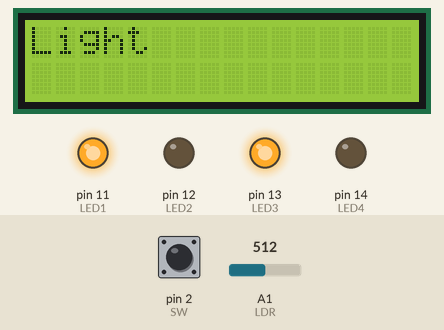
Simulated run of this sketch. Board: Arduino Uno, built with avr-gcc and run on an emulated ATmega328P. On the bench: 16×2 character LCD, output pins drawn as LEDs (lit = HIGH). The inputs (shaded band) are chosen by the test bench; at power-on: A1 (LDR) = 512, pin 2 (SW) HIGH.

Above: at 1.2 s.
1.3 s: A1 (LDR) set to 490
At 3.6 s:
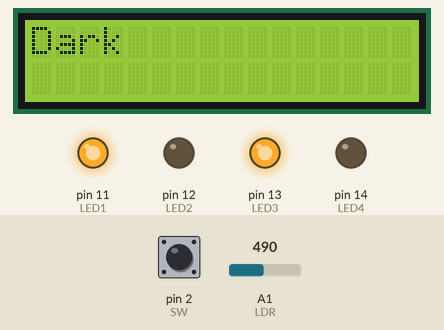
4.3 s: pin 2 (SW) pulled LOW for 0.15 s
At 4.9 s:
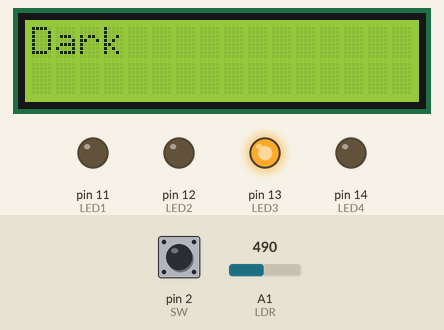
5.0 s: pin 2 (SW) pulled LOW for 1 s
At 5.32 s:
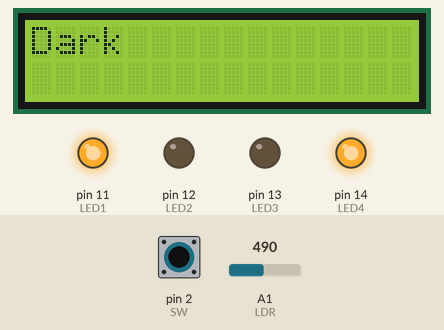
6.6 s: pin 2 (SW) pulled LOW for 3.2 s
At 8.9 s:
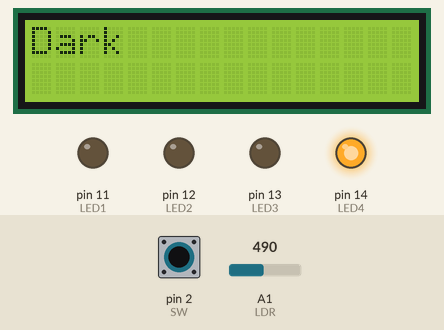
Timing chart, 0 to 11.4 s (numbered marks = the images above; inputs shaded):
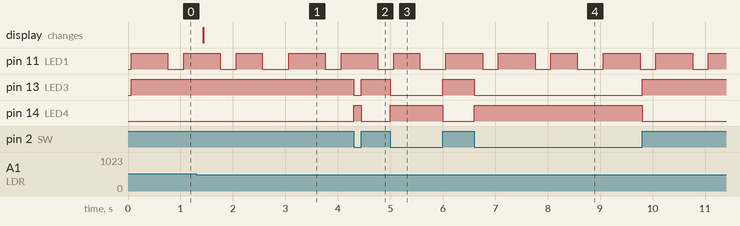

Measured:
- the behaviour switches between 500 and 499 on A1 (LDR) (found by bisection; images 0 and 1)
- after the input at 1.3 s, the display: changes after 0.13 s (image 1)
- after the input at 4.3 s, pin 13 (LED3): HIGH → LOW at once, → HIGH 0.15 s later; pin 14 (LED4): LOW → HIGH at once, → LOW 0.15 s later
- after the input at 5.0 s, pin 13 (LED3): HIGH → LOW at once, → HIGH 1.0 s later; pin 14 (LED4): LOW → HIGH at once, → LOW 1.0 s later
- after the input at 6.6 s, pin 13 (LED3): HIGH → LOW at once, → HIGH 3.2 s later; pin 14 (LED4): LOW → HIGH at once, → LOW 3.2 s later

The sketch:

practice_protothread2.ino
```cpp
#include <pt.h>
#include <LiquidCrystal.h>

#define PT_DELAY(pt, ms, ts) \
	ts = millis(); \
	PT_WAIT_WHILE(pt, millis() - ts < (ms));

#define LED1 11
#define LED2 12
#define LED3 13
#define LED4 14
#define LDR A1
#define SW 2

struct pt pt_taskLED1;
struct pt pt_taskLED2;
struct pt pt_taskLDR;
struct pt pt_taskSW;

LiquidCrystal lcd(8, 9, 4, 5, 6, 7);

void setup()
{
	pinMode(LED1, OUTPUT);
	pinMode(LED2, OUTPUT);
	pinMode(LED3, OUTPUT);
	pinMode(LED4, OUTPUT);
	pinMode(SW, INPUT);
	pinMode(LDR, INPUT);
	lcd.begin(16, 2);
}

PT_THREAD(taskLED1(struct pt* pt))
{
	static uint32_t ts;
	PT_BEGIN(pt);
	while (1)
	{
		digitalWrite(LED1, HIGH);
		PT_DELAY(pt, 1000, ts);
		digitalWrite(LED1, LOW);
		PT_DELAY(pt, 500, ts);
	}
	PT_END(pt);
}

PT_THREAD(taskLED2(struct pt* pt))
{
	static uint32_t ts;
	PT_BEGIN(pt);
	while (1)
	{
		digitalWrite(LED1, HIGH);
		PT_DELAY(pt, 700, ts);
		digitalWrite(LED1, LOW);
		PT_DELAY(pt, 300, ts);
	}
	PT_END(pt);
}

PT_THREAD(taskLDR(struct pt* pt))
{
	static uint32_t ts;
	PT_BEGIN(pt);
	while (1)
	{
		lcd.clear();
		if (analogRead(LDR) < 500) {
			lcd.print("Dark");
		}
		else {
			lcd.print("Light");
		}
		PT_DELAY(pt, 150, ts);
	}
	PT_END(pt);
}

PT_THREAD(taskSW(struct pt* pt))
{
	static uint32_t ts;
	PT_BEGIN(pt);
	while (1)
	{
		int sw = digitalRead(SW);
		digitalWrite(LED3, sw);
		digitalWrite(LED4, !sw);
		PT_DELAY(pt, 150, ts);
	}
	PT_END(pt);
}

void loop()
{
  taskLED1(&pt_taskLED1);
  taskLED2(&pt_taskLED2);
  taskLDR(&pt_taskLDR);
  taskSW(&pt_taskSW);
}
```
